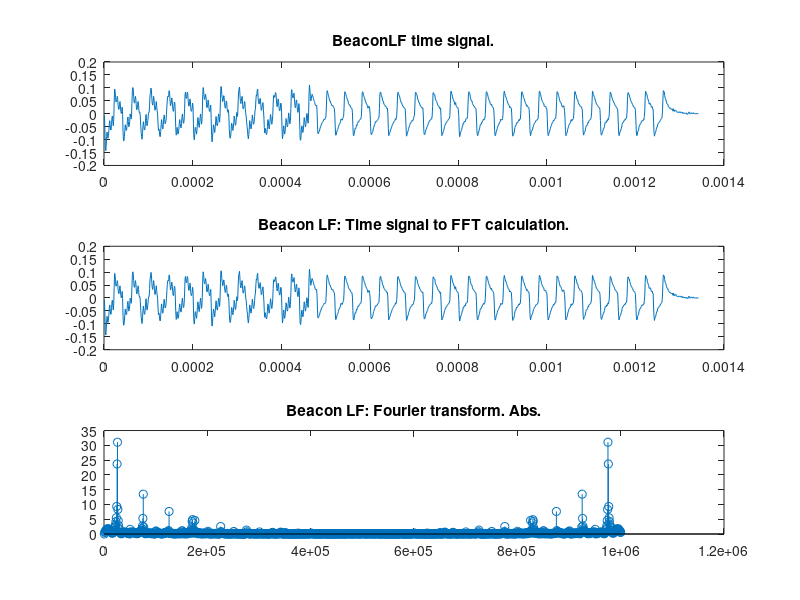
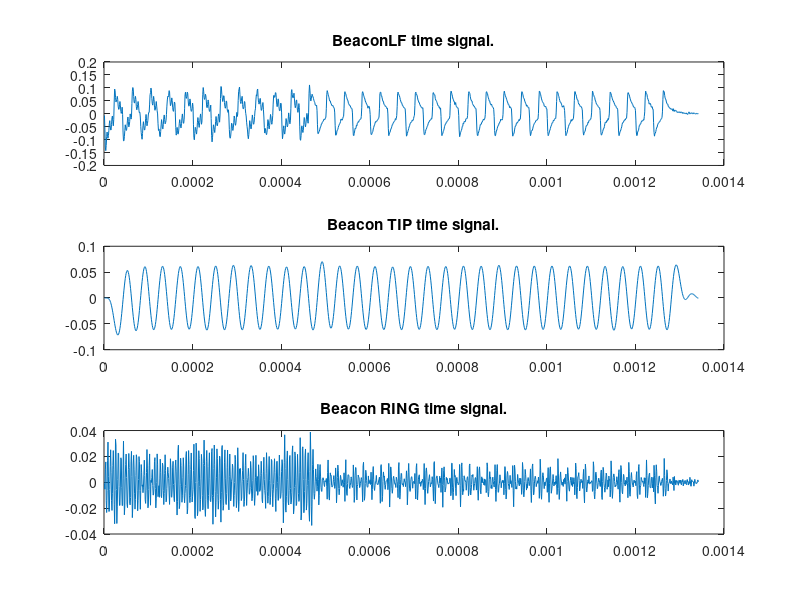

These figures' MATLAB source, in order:
%mducng/SoC/D2/G2touch
%%%%%%%%%%%%%%%%%%%%%%%%%%%%%%%%%%%%%%%%%%%%%%%%%%%%%%%%%%%%%%%%%%%%%%%%%%%
clc;
clear;
close all;
%%%%%%%%%%%%%%%%%%%%%%%%%%%%%%%%%%%%%%%%%%%%%%%%%%%%%%%%%%%%%%%%%%%%%%%%%%%
% load txt file
load EVB1M.txt;
dataraw             = EVB1M;
temp                = size(dataraw);
length_full         = temp(1);
x_full              = dataraw;
%%%%%%%%%%%%%%%%%%%%%%%%%%%%%%%%%%%%%%%%%%%%%%%%%%%%%%%%%%%%%%%%%%%%%%%%%%%
Fs                  = 10^6;  
dt                  = 1/Fs;
t_full              = (0:1:length_full-1)*dt;
%%%%%%%%%%%%%%%%%%%%%%%%%%%%%%%%%%%%%%%%%%%%%%%%%%%%%%%%%%%%%%%%%%%%%%%%%%%
% load Beacon LF:
x_beaconLF_raw      = x_full(1:1:1342);
% Substract mean:
x_beaconLF          = x_beaconLF_raw - mean(x_beaconLF_raw);
t_beaconLF          = (1:1:length(x_beaconLF))*dt;
% FFT calculation for BeaconLF
Nfft                = length(x_beaconLF);
deltaF              = Fs/Nfft;
tVectors            = (1:Nfft)*dt;
fVectors            = (1:Nfft)*deltaF;
% Beacon LF part to FFT calculation
fftBeaconLFTem      = fft(x_beaconLF(1:1:Nfft),Nfft);
fftBeaconLF         = abs(fftBeaconLFTem);
%%%%%%%%%%%%%%%%%%%%%%%%%%%%%%%%%%%%%%%%%%%%%%%%%%%%%%%%%%%%%%%%%%%%%%%%%%%
% plot Full Beacon LF
figure(1);
subplot(3,1,1);
plot(t_beaconLF,x_beaconLF);
title('BeaconLF time signal.');
% plot time signal
subplot(3,1,2);
plot(tVectors,x_beaconLF(1:Nfft));
title("Beacon LF: Time signal to FFT calculation.");
%axis([0 Nfft*1/Fs 0 1*scale]);
% plot fft output
subplot(3,1,3);
stem(fVectors,fftBeaconLF);
title('Beacon LF: Fourier transform. Abs.'); 
%axis([0 Fs 0 Nfft/2*scale]);
%axis([0 Fs 0 25]);
%%%%%%%%%%%%%%%%%%%%%%%%%%%%%%%%%%%%%%%%%%%%%%%%%%%%%%%%%%%%%%%%%%%%%%%%%%%
%%%%%%%%%%%%%%%%%%%%%%%%%%%%%%%%%%%%%%%%%%%%%%%%%%%%%%%%%%%%%%%%%%%%%%%%%%%
% filter lowpass design
Fs                      = 1000000;                     % sampling frequency (Hz)
wc                      = 30000;                       % Cutoff frequency
n                       = 6;                           % filter order = 2*n = 12
w1                      = (2*wc)/Fs;
[b1, a1]                = butter(n,w1);
%%%%%%%%%%%%%%%%%%%%%%%%%%%%%%%%%%%%%%%%%%%%%%%%%%%%%%%%%%%%%%%%%%%%%%%%%%%
% filter highpass design
Fs                      = 1000000;                     % sampling frequency (Hz)
wp                      = 150000;                      % highpass frequency
n                       = 6;                           % filter order = 2*n = 12
wn                      = (2*wp)/Fs;
[b2, a2]                = butter(n,wn,'high');
%%%%%%%%%%%%%%%%%%%%%%%%%%%%%%%%%%%%%%%%%%%%%%%%%%%%%%%%%%%%%%%%%%%%%%%%%%%
x_beaconLF_lp           = filter(b1,a1,x_beaconLF);
x_beaconLF_hp           = filter(b2,a2,x_beaconLF);
%%%%%%%%%%%%%%%%%%%%%%%%%%%%%%%%%%%%%%%%%%%%%%%%%%%%%%%%%%%%%%%%%%%%%%%%%%%
figure(2);
subplot(3,1,1);
plot(t_beaconLF,x_beaconLF);
title('BeaconLF time signal.');
% plot time signal
subplot(3,1,2);
plot(t_beaconLF,x_beaconLF_lp);
title('Beacon TIP time signal.');
%axis([0 Nfft*1/Fs 0 1*scale]);
% plot fft output
subplot(3,1,3);
plot(t_beaconLF,x_beaconLF_hp);
title('Beacon RING time signal.');